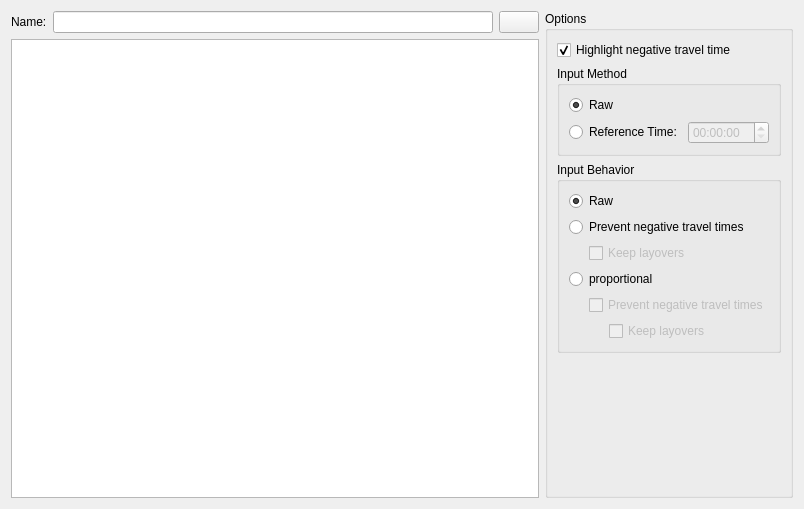
<?xml version="1.0" encoding="UTF-8"?>
<ui version="4.0">
 <class>WdgTimeProfileEditor</class>
 <widget class="QWidget" name="WdgTimeProfileEditor">
  <property name="geometry">
   <rect>
    <x>0</x>
    <y>0</y>
    <width>804</width>
    <height>509</height>
   </rect>
  </property>
  <property name="windowTitle">
   <string>Form</string>
  </property>
  <layout class="QHBoxLayout" name="horizontalLayout" stretch="1,0">
   <item>
    <layout class="QVBoxLayout" name="verticalLayout_4">
     <item>
      <layout class="QHBoxLayout" name="horizontalLayout_5">
       <item>
        <widget class="QLabel" name="lProfileName">
         <property name="text">
          <string>Name:</string>
         </property>
        </widget>
       </item>
       <item>
        <widget class="QLineEdit" name="leProfileName"/>
       </item>
       <item>
        <widget class="QPushButton" name="pbOptions">
         <property name="text">
          <string/>
         </property>
         <property name="checkable">
          <bool>true</bool>
         </property>
        </widget>
       </item>
      </layout>
     </item>
     <item>
      <widget class="WdgTimeProfileEditorTable" name="twProfile"/>
     </item>
    </layout>
   </item>
   <item>
    <widget class="QGroupBox" name="gbOptions">
     <property name="title">
      <string>Options</string>
     </property>
     <layout class="QVBoxLayout" name="verticalLayout_3">
      <item>
       <widget class="QCheckBox" name="cbHighlightNegativeTime">
        <property name="text">
         <string>Highlight negative travel time</string>
        </property>
        <property name="checked">
         <bool>true</bool>
        </property>
       </widget>
      </item>
      <item>
       <widget class="QGroupBox" name="groupBox_2">
        <property name="title">
         <string>Input Method</string>
        </property>
        <layout class="QVBoxLayout" name="verticalLayout">
         <item>
          <widget class="QRadioButton" name="rbInputMethodRaw">
           <property name="text">
            <string>Raw</string>
           </property>
           <property name="checked">
            <bool>true</bool>
           </property>
          </widget>
         </item>
         <item>
          <layout class="QHBoxLayout" name="horizontalLayout_4">
           <item>
            <widget class="QRadioButton" name="rbInputMethodRefTime">
             <property name="text">
              <string>Reference Time:</string>
             </property>
            </widget>
           </item>
           <item>
            <widget class="QTimeEdit" name="teRefTime">
             <property name="enabled">
              <bool>false</bool>
             </property>
             <property name="displayFormat">
              <string>HH:mm:ss</string>
             </property>
            </widget>
           </item>
          </layout>
         </item>
        </layout>
       </widget>
      </item>
      <item>
       <widget class="QGroupBox" name="groupBox">
        <property name="title">
         <string>Input Behavior</string>
        </property>
        <layout class="QVBoxLayout" name="verticalLayout_2">
         <item>
          <widget class="QRadioButton" name="rbInputBehaviorRaw">
           <property name="text">
            <string>Raw</string>
           </property>
           <property name="checked">
            <bool>true</bool>
           </property>
          </widget>
         </item>
         <item>
          <widget class="QRadioButton" name="rbInputBehaviorNoNegativeTimes">
           <property name="text">
            <string>Prevent negative travel times</string>
           </property>
          </widget>
         </item>
         <item>
          <layout class="QHBoxLayout" name="horizontalLayout_3">
           <item>
            <spacer name="horizontalSpacer">
             <property name="orientation">
              <enum>Qt::Orientation::Horizontal</enum>
             </property>
             <property name="sizeType">
              <enum>QSizePolicy::Policy::Fixed</enum>
             </property>
             <property name="sizeHint" stdset="0">
              <size>
               <width>20</width>
               <height>20</height>
              </size>
             </property>
            </spacer>
           </item>
           <item>
            <widget class="QCheckBox" name="cbKeepLayovers">
             <property name="enabled">
              <bool>false</bool>
             </property>
             <property name="text">
              <string>Keep layovers</string>
             </property>
            </widget>
           </item>
          </layout>
         </item>
         <item>
          <widget class="QRadioButton" name="rbInputBehaviorProportional">
           <property name="text">
            <string>proportional</string>
           </property>
          </widget>
         </item>
         <item>
          <layout class="QHBoxLayout" name="horizontalLayout_2">
           <item>
            <spacer name="horizontalSpacer_2">
             <property name="orientation">
              <enum>Qt::Orientation::Horizontal</enum>
             </property>
             <property name="sizeType">
              <enum>QSizePolicy::Policy::Fixed</enum>
             </property>
             <property name="sizeHint" stdset="0">
              <size>
               <width>20</width>
               <height>20</height>
              </size>
             </property>
            </spacer>
           </item>
           <item>
            <widget class="QCheckBox" name="cbNoNegativeTimes">
             <property name="enabled">
              <bool>false</bool>
             </property>
             <property name="text">
              <string>Prevent negative travel times</string>
             </property>
            </widget>
           </item>
          </layout>
         </item>
         <item>
          <layout class="QHBoxLayout" name="horizontalLayout_6">
           <item>
            <spacer name="horizontalSpacer_3">
             <property name="orientation">
              <enum>Qt::Orientation::Horizontal</enum>
             </property>
             <property name="sizeType">
              <enum>QSizePolicy::Policy::Fixed</enum>
             </property>
             <property name="sizeHint" stdset="0">
              <size>
               <width>40</width>
               <height>20</height>
              </size>
             </property>
            </spacer>
           </item>
           <item>
            <widget class="QCheckBox" name="cbKeepLayovers2">
             <property name="enabled">
              <bool>false</bool>
             </property>
             <property name="text">
              <string>Keep layovers</string>
             </property>
            </widget>
           </item>
          </layout>
         </item>
        </layout>
       </widget>
      </item>
      <item>
       <spacer name="verticalSpacer_2">
        <property name="orientation">
         <enum>Qt::Orientation::Vertical</enum>
        </property>
        <property name="sizeHint" stdset="0">
         <size>
          <width>20</width>
          <height>133</height>
         </size>
        </property>
       </spacer>
      </item>
     </layout>
    </widget>
   </item>
  </layout>
 </widget>
 <customwidgets>
  <customwidget>
   <class>WdgTimeProfileEditorTable</class>
   <extends>QTableWidget</extends>
   <header>src\ui\widgets\WdgTimeProfileEditorTable.h</header>
  </customwidget>
 </customwidgets>
 <resources/>
 <connections/>
</ui>
